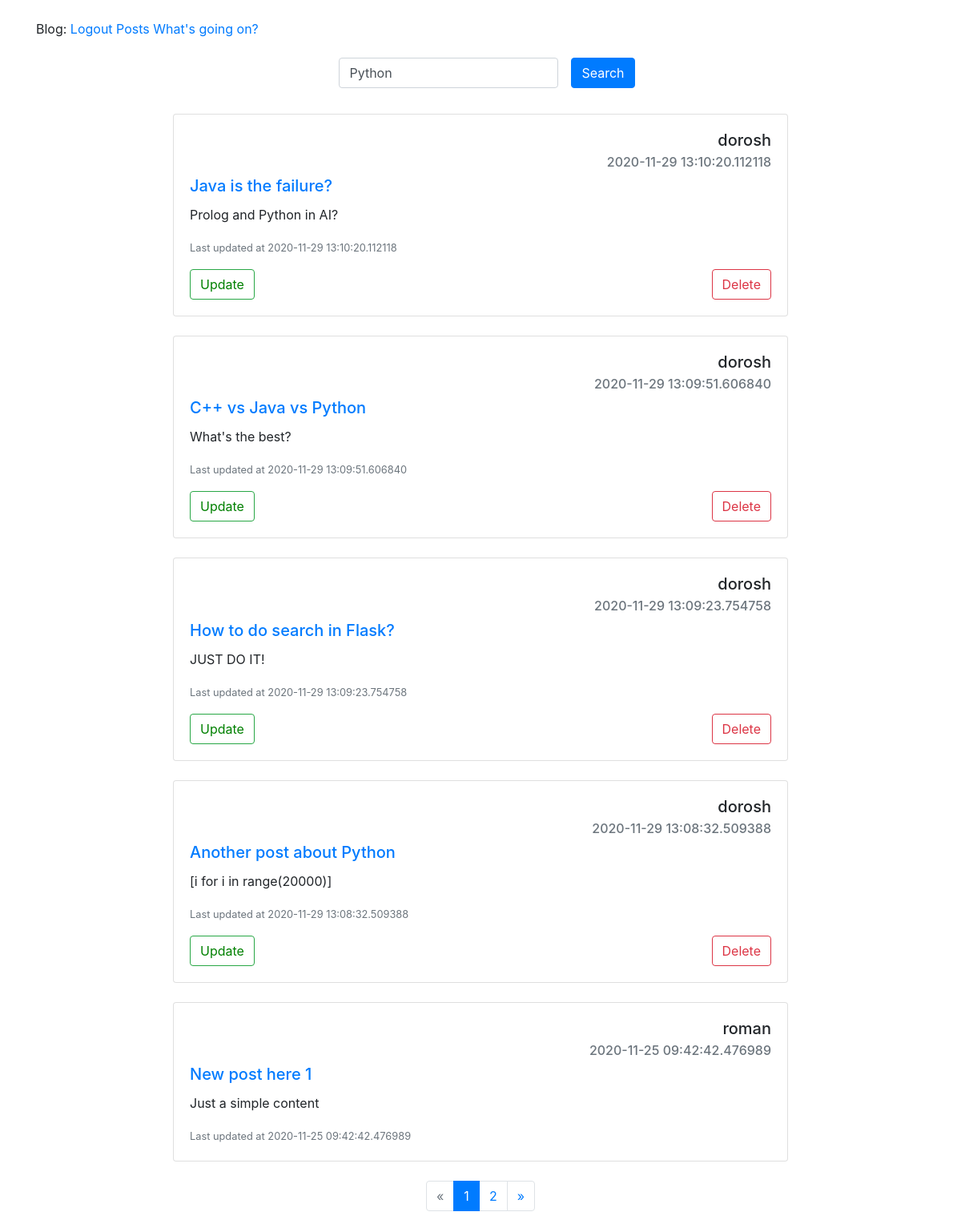
Page /posts/ (signed in) on the committed database.
### app/models.py (models this page shows, shortened)
class Post(db.Model):
    id = db.Column(db.Integer, primary_key=True)
    title = db.Column(db.String(100), nullable=False)
    body = db.Column(db.String(140), nullable=False)
    timestamp = db.Column(db.DateTime, index=True, default=datetime.utcnow, nullable=False)
    user_id = db.Column(db.Integer, db.ForeignKey('user.id'))

class User(UserMixin, db.Model):
    id = db.Column(db.Integer, primary_key=True)
    username = db.Column(db.String(64), index=True, unique=True)
    email = db.Column(db.String(120), index=True, unique=True)
    image_file = db.Column(db.String(20), nullable=False, default = 'default.jpg')
    about_me = db.Column(db.String(200), nullable=True)
    last_seen = db.Column(db.DateTime, default=datetime.utcnow)
    password_hash = db.Column(db.String(128))
    posts = db.relationship('Post', backref='author', lazy='dynamic')

### app/views.py (the view)
@app.route('/posts/', methods=['GET'])
def posts():
    query = request.args.get('q')
    page = request.args.get('page')
    if page and page.isdigit():
        page = int(page)
    else:
        page = 1
    if query:
        posts = Post.query.filter(Post.title.contains(query) | Post.body.contains(query))
    else:
        posts = Post.query.order_by(Post.timestamp.desc())
    pages = posts.paginate(page=page, per_page=5)
    return render_template('posts.html', posts=posts, pages=pages, query=query)

### app/models.py (called while the page is built)
@login.user_loader
def load_user(id):
    return User.query.get(int(id))

### app/views.py (called while the page is built)
@app.before_request
def before_request():
    if current_user.is_authenticated:
        current_user.last_seen = datetime.utcnow()
        db.session.commit()

### app/templates/posts.html (shortened to what this page needs)
{% extends "base.html" %}
{% block content %}
    <br>
    <div class="container d-flex flex-column align-items-center">
    <form action="{{ url_for('posts') }}" class="form-inline">
        <div class="form-group mx-sm-3 mb-2">
            <input type="text" class="form-control" name="q" value="{%if query%}{{query}}{% else %}Python{% endif %}">
        </div>
        <button type="submit" class="btn btn-primary mb-2">Search</button>
    </form>
    </div>
    <br>
    <div class="container d-flex flex-column align-items-center">
    {% for post in pages.items %}
    <div class="card" style="width: 48rem;">
        <div class="card-body" >
          <h5 class="card-title text-right">{{post.author.username}}</h5>
          <h6 class="card-subtitle mb-2 text-muted text-right">{{post.timestamp}}</h6>
          <h5 class="card-title"><a href="{{ url_for('get_post', post_id=post.id) }}">{{post.title}}</a></h5>
          <p class="card-text">{{post.body}}</p>
          <p class="card-text"><small class="text-muted">Last updated at {{post.timestamp}} </small></p>
          {% if current_user == post.author %}
                <button class="btn btn-outline-success"><a id="update-link" href="{{ url_for('update_post', post_id=post.id) }}">Update</button></a>
                <button id="button-delete" data-toggle="modal" data-target="#delete-modal" class="btn btn-outline-danger float-right">Delete</button>
          {% endif %}
        </div>
    </div>
    <br>
    {% endfor %}
    </div>
    <nav>
        <ul class="pagination justify-content-center">
            <li class="page-item {% if not pages.has_prev %} disabled {% endif %}">
                <a class="page-link" href="{{ url_for('posts', page=pages.prev_num) }}" aria-label="Previous">
                    <span aria-hidden="true">&laquo;</span>
                </a>
            </li>
            {% for page in pages.iter_pages() %}
                <li class="page-item {% if page == pages.page %} active {% endif %}">
                    <a class="page-link" href="{{ url_for('posts', page=page) }}">{{ page }}<span class="sr-only">(current)</span></a>
                </li>
            {% endfor %}
            <li class="page-item {% if not pages.has_next %} disabled {% endif %}">
                <a class="page-link" href="{{ url_for('posts', page=pages.next_num) }}" aria-label="Next">
                    <span aria-hidden="true">&raquo;</span>
                </a>
            </li>
        </ul>
    </nav>
{% endblock %}

### app/static/styles/style.css (style rules this page uses)
#update-link { text-decoration: none; color: green; }

### rows in the picture
Post: author.username "dorosh", timestamp "2020-11-29 13:10:20.112118", title "Java is the failure?", body "Prolog and Python in AI?"
Post: author.username "dorosh", timestamp "2020-11-29 13:09:51.606840", title "C++ vs Java vs Python", body "What's the best?"
Post: author.username "dorosh", timestamp "2020-11-29 13:09:23.754758", title "How to do search in Flask?", body "JUST DO IT!"
Post: author.username "dorosh", timestamp "2020-11-29 13:08:32.509388", title "Another post about Python", body "[i for i in range(20000)]"
Post: author.username "roman", timestamp "2020-11-25 09:42:42.476989", title "New post here 1", body "Just a simple content"

### other values in the picture
{{ page }} "1" "2"
